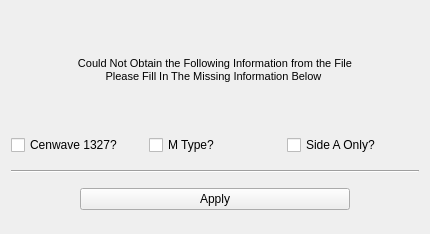
<?xml version="1.0" encoding="UTF-8"?>
<ui version="4.0">
 <class>missingDialog</class>
 <widget class="QDialog" name="missingDialog">
  <property name="geometry">
   <rect>
    <x>0</x>
    <y>0</y>
    <width>430</width>
    <height>234</height>
   </rect>
  </property>
  <property name="sizePolicy">
   <sizepolicy hsizetype="Preferred" vsizetype="Preferred">
    <horstretch>0</horstretch>
    <verstretch>0</verstretch>
   </sizepolicy>
  </property>
  <property name="windowTitle">
   <string>Missing Information</string>
  </property>
  <layout class="QGridLayout" name="gridLayout">
   <item row="2" column="4" colspan="2">
    <widget class="QCheckBox" name="justA">
     <property name="whatsThis">
      <string>Data taken using only Side A of the COS detector</string>
     </property>
     <property name="text">
      <string>Side A Only?</string>
     </property>
    </widget>
   </item>
   <item row="0" column="0" colspan="6">
    <widget class="QLabel" name="displayInfo">
     <property name="maximumSize">
      <size>
       <width>16777215</width>
       <height>100</height>
      </size>
     </property>
     <property name="font">
      <font>
       <pointsize>8</pointsize>
      </font>
     </property>
     <property name="text">
      <string>Could Not Obtain the Following Information from the File
Please Fill In The Missing Information Below </string>
     </property>
     <property name="alignment">
      <set>Qt::AlignCenter</set>
     </property>
    </widget>
   </item>
   <item row="3" column="0" colspan="6">
    <widget class="Line" name="line">
     <property name="orientation">
      <enum>Qt::Horizontal</enum>
     </property>
    </widget>
   </item>
   <item row="2" column="0" colspan="2">
    <widget class="QCheckBox" name="cen1327">
     <property name="text">
      <string>Cenwave 1327?</string>
     </property>
    </widget>
   </item>
   <item row="2" column="2" colspan="2">
    <widget class="QCheckBox" name="mDwarf">
     <property name="text">
      <string>M Type?</string>
     </property>
    </widget>
   </item>
   <item row="4" column="1" colspan="4">
    <widget class="QPushButton" name="applyValues">
     <property name="focusPolicy">
      <enum>Qt::NoFocus</enum>
     </property>
     <property name="whatsThis">
      <string>Apply these detector settings</string>
     </property>
     <property name="text">
      <string>Apply</string>
     </property>
    </widget>
   </item>
  </layout>
 </widget>
 <resources/>
 <connections/>
</ui>
